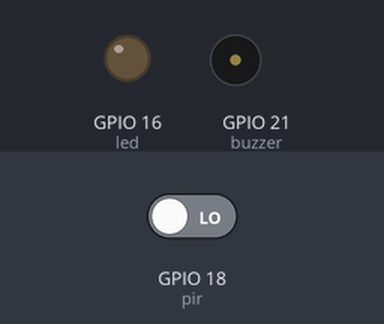
Simulated run of this program. Board: Raspberry Pi (BCM pin numbers). Parts: output pins drawn as LEDs (lit = HIGH), buzzer (waves = sounding, pin HIGH). Inputs (shaded band) come from the test bench; at power-on: GPIO 18 (pir) LOW.

Above: at 1.2 s.
1.3 s: GPIO 18 (pir) driven HIGH
At 1.8 s:
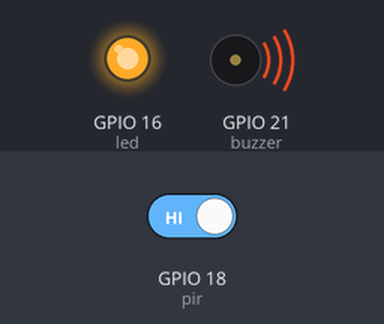
2.8 s: GPIO 18 (pir) driven LOW
At 4.2 s:
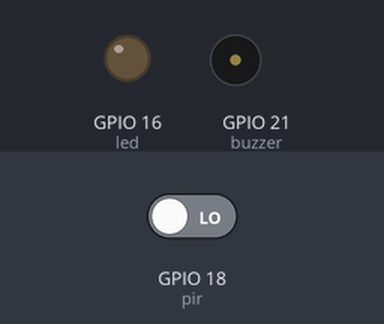
Timing chart, 0 to 5.8 s (numbered marks = the images above; inputs shaded):
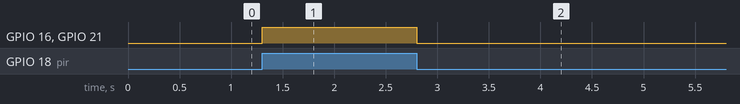

Measured:
- after the input at 1.3 s, GPIO 16 (led), GPIO 21 (buzzer): LOW → HIGH at once
- after the input at 2.8 s, GPIO 16 (led), GPIO 21 (buzzer): HIGH → LOW at once

The program:

PIR_senser_buzzer.py
```python
from gpiozero import MotionSensor, Buzzer, LED
from signal import pause

pir = MotionSensor(18)
led = LED(16)
buzzer = Buzzer(21)

def on(self):
    led.on()
    buzzer.on()

def off(self):
    led.off()
    buzzer.off()

pir.when_motion = on
pir.when_no_motion = off

pause()
```
